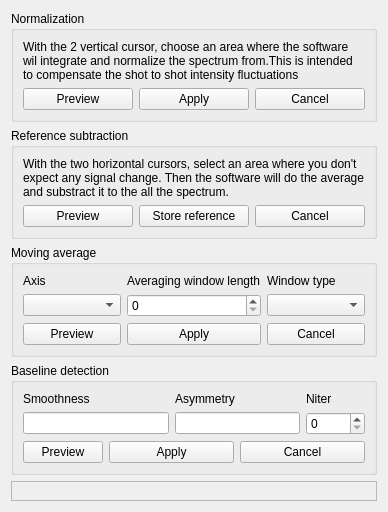
           <widget class="QWidget" name="Datas">
            <attribute name="title">
             <string>Datas</string>
            </attribute>
            <layout class="QVBoxLayout" name="verticalLayout_10">
             <item>
              <widget class="QGroupBox" name="groupBox_2">
               <property name="sizePolicy">
                <sizepolicy hsizetype="Minimum" vsizetype="Preferred">
                 <horstretch>0</horstretch>
                 <verstretch>0</verstretch>
                </sizepolicy>
               </property>
               <property name="title">
                <string>Normalization</string>
               </property>
               <layout class="QVBoxLayout" name="verticalLayout_5">
                <item>
                 <widget class="QLabel" name="label_20">
                  <property name="text">
                   <string>With the 2 vertical cursor, choose an area where the software 
wil integrate and normalize the spectrum from.This is intended 
to compensate the shot to shot intensity fluctuations</string>
                  </property>
                 </widget>
                </item>
                <item>
                 <layout class="QHBoxLayout" name="horizontalLayout_3">
                  <item>
                   <widget class="QPushButton" name="normalizationPre">
                    <property name="sizePolicy">
                     <sizepolicy hsizetype="Preferred" vsizetype="Fixed">
                      <horstretch>0</horstretch>
                      <verstretch>0</verstretch>
                     </sizepolicy>
                    </property>
                    <property name="text">
                     <string>Preview</string>
                    </property>
                   </widget>
                  </item>
                  <item>
                   <widget class="QPushButton" name="normalizationApp">
                    <property name="sizePolicy">
                     <sizepolicy hsizetype="Preferred" vsizetype="Fixed">
                      <horstretch>0</horstretch>
                      <verstretch>0</verstretch>
                     </sizepolicy>
                    </property>
                    <property name="text">
                     <string>Apply</string>
                    </property>
                   </widget>
                  </item>
                  <item>
                   <widget class="QPushButton" name="normalizationCan">
                    <property name="sizePolicy">
                     <sizepolicy hsizetype="Preferred" vsizetype="Fixed">
                      <horstretch>0</horstretch>
                      <verstretch>0</verstretch>
                     </sizepolicy>
                    </property>
                    <property name="text">
                     <string>Cancel</string>
                    </property>
                   </widget>
                  </item>
                 </layout>
                </item>
               </layout>
              </widget>
             </item>
             <item>
              <widget class="QGroupBox" name="groupBox_3">
               <property name="sizePolicy">
                <sizepolicy hsizetype="Minimum" vsizetype="Preferred">
                 <horstretch>0</horstretch>
                 <verstretch>0</verstretch>
                </sizepolicy>
               </property>
               <property name="title">
                <string>Reference subtraction</string>
               </property>
               <layout class="QVBoxLayout" name="verticalLayout_7">
                <item>
                 <widget class="QLabel" name="label_24">
                  <property name="text">
                   <string>With the two horizontal cursors, select an area where you don't 
expect any signal change. Then the software will do the average 
and substract it to the all the spectrum.</string>
                  </property>
                 </widget>
                </item>
                <item>
                 <layout class="QGridLayout" name="gridLayout_7">
                  <item row="0" column="0">
                   <widget class="QPushButton" name="referencePre">
                    <property name="sizePolicy">
                     <sizepolicy hsizetype="Preferred" vsizetype="Fixed">
                      <horstretch>0</horstretch>
                      <verstretch>0</verstretch>
                     </sizepolicy>
                    </property>
                    <property name="text">
                     <string>Preview</string>
                    </property>
                   </widget>
                  </item>
                  <item row="0" column="1">
                   <widget class="QPushButton" name="referenceApp">
                    <property name="sizePolicy">
                     <sizepolicy hsizetype="Preferred" vsizetype="Fixed">
                      <horstretch>0</horstretch>
                      <verstretch>0</verstretch>
                     </sizepolicy>
                    </property>
                    <property name="text">
                     <string>Store reference</string>
                    </property>
                   </widget>
                  </item>
                  <item row="0" column="2">
                   <widget class="QPushButton" name="referenceCan">
                    <property name="sizePolicy">
                     <sizepolicy hsizetype="Preferred" vsizetype="Fixed">
                      <horstretch>0</horstretch>
                      <verstretch>0</verstretch>
                     </sizepolicy>
                    </property>
                    <property name="text">
                     <string>Cancel</string>
                    </property>
                   </widget>
                  </item>
                 </layout>
                </item>
               </layout>
              </widget>
             </item>
             <item>
              <widget class="QGroupBox" name="groupBox_4">
               <property name="sizePolicy">
                <sizepolicy hsizetype="Minimum" vsizetype="Preferred">
                 <horstretch>0</horstretch>
                 <verstretch>0</verstretch>
                </sizepolicy>
               </property>
               <property name="title">
                <string>Moving average</string>
               </property>
               <layout class="QVBoxLayout" name="verticalLayout_4">
                <item>
                 <layout class="QGridLayout" name="gridLayout_3">
                  <item row="0" column="0">
                   <widget class="QLabel" name="label_23">
                    <property name="sizePolicy">
                     <sizepolicy hsizetype="Preferred" vsizetype="Preferred">
                      <horstretch>0</horstretch>
                      <verstretch>0</verstretch>
                     </sizepolicy>
                    </property>
                    <property name="text">
                     <string>Axis</string>
                    </property>
                   </widget>
                  </item>
                  <item row="0" column="1">
                   <widget class="QLabel" name="label_22">
                    <property name="sizePolicy">
                     <sizepolicy hsizetype="Preferred" vsizetype="Preferred">
                      <horstretch>0</horstretch>
                      <verstretch>0</verstretch>
                     </sizepolicy>
                    </property>
                    <property name="text">
                     <string>Averaging window length</string>
                    </property>
                   </widget>
                  </item>
                  <item row="0" column="2">
                   <widget class="QLabel" name="label_21">
                    <property name="sizePolicy">
                     <sizepolicy hsizetype="Preferred" vsizetype="Preferred">
                      <horstretch>0</horstretch>
                      <verstretch>0</verstretch>
                     </sizepolicy>
                    </property>
                    <property name="text">
                     <string>Window type</string>
                    </property>
                   </widget>
                  </item>
                  <item row="1" column="0">
                   <widget class="QComboBox" name="axisBox">
                    <property name="enabled">
                     <bool>true</bool>
                    </property>
                    <property name="sizePolicy">
                     <sizepolicy hsizetype="Preferred" vsizetype="Fixed">
                      <horstretch>0</horstretch>
                      <verstretch>0</verstretch>
                     </sizepolicy>
                    </property>
                   </widget>
                  </item>
                  <item row="1" column="1">
                   <widget class="QSpinBox" name="windowLenEdit">
                    <property name="maximum">
                     <number>1000</number>
                    </property>
                   </widget>
                  </item>
                  <item row="1" column="2">
                   <widget class="QComboBox" name="windowBox"/>
                  </item>
                  <item row="2" column="1">
                   <widget class="QPushButton" name="movingApp">
                    <property name="sizePolicy">
                     <sizepolicy hsizetype="Preferred" vsizetype="Fixed">
                      <horstretch>0</horstretch>
                      <verstretch>0</verstretch>
                     </sizepolicy>
                    </property>
                    <property name="text">
                     <string>Apply</string>
                    </property>
                   </widget>
                  </item>
                  <item row="2" column="0">
                   <widget class="QPushButton" name="movingPre">
                    <property name="sizePolicy">
                     <sizepolicy hsizetype="Preferred" vsizetype="Fixed">
                      <horstretch>0</horstretch>
                      <verstretch>0</verstretch>
                     </sizepolicy>
                    </property>
                    <property name="text">
                     <string>Preview</string>
                    </property>
                   </widget>
                  </item>
                  <item row="2" column="2">
                   <widget class="QPushButton" name="movingCan">
                    <property name="sizePolicy">
                     <sizepolicy hsizetype="Preferred" vsizetype="Fixed">
                      <horstretch>0</horstretch>
                      <verstretch>0</verstretch>
                     </sizepolicy>
                    </property>
                    <property name="text">
                     <string>Cancel</string>
                    </property>
                   </widget>
                  </item>
                 </layout>
                </item>
               </layout>
              </widget>
             </item>
             <item>
              <widget class="QGroupBox" name="groupBox_6">
               <property name="title">
                <string>Baseline detection</string>
               </property>
               <layout class="QVBoxLayout" name="verticalLayout_8">
                <item>
                 <layout class="QGridLayout" name="gridLayout_8">
                  <item row="0" column="4">
                   <widget class="QLabel" name="label_19">
                    <property name="text">
                     <string>Niter</string>
                    </property>
                   </widget>
                  </item>
                  <item row="1" column="0" colspan="2">
                   <widget class="QLineEdit" name="smoothness"/>
                  </item>
                  <item row="1" column="2" colspan="2">
                   <widget class="QLineEdit" name="asymmetry"/>
                  </item>
                  <item row="1" column="4">
                   <widget class="QSpinBox" name="Niter"/>
                  </item>
                  <item row="2" column="0">
                   <widget class="QPushButton" name="basePre">
                    <property name="sizePolicy">
                     <sizepolicy hsizetype="Preferred" vsizetype="Fixed">
                      <horstretch>0</horstretch>
                      <verstretch>0</verstretch>
                     </sizepolicy>
                    </property>
                    <property name="text">
                     <string>Preview</string>
                    </property>
                   </widget>
                  </item>
                  <item row="2" column="1" colspan="2">
                   <widget class="QPushButton" name="baseApp">
                    <property name="sizePolicy">
                     <sizepolicy hsizetype="Preferred" vsizetype="Fixed">
                      <horstretch>0</horstretch>
                      <verstretch>0</verstretch>
                     </sizepolicy>
                    </property>
                    <property name="text">
                     <string>Apply</string>
                    </property>
                   </widget>
                  </item>
                  <item row="2" column="3" colspan="2">
                   <widget class="QPushButton" name="baseCan">
                    <property name="sizePolicy">
                     <sizepolicy hsizetype="Preferred" vsizetype="Fixed">
                      <horstretch>0</horstretch>
                      <verstretch>0</verstretch>
                     </sizepolicy>
                    </property>
                    <property name="text">
                     <string>Cancel</string>
                    </property>
                   </widget>
                  </item>
                  <item row="0" column="0" colspan="2">
                   <widget class="QLabel" name="label_17">
                    <property name="text">
                     <string>Smoothness</string>
                    </property>
                   </widget>
                  </item>
                  <item row="0" column="2" colspan="2">
                   <widget class="QLabel" name="label_18">
                    <property name="text">
                     <string>Asymmetry</string>
                    </property>
                   </widget>
                  </item>
                 </layout>
                </item>
               </layout>
              </widget>
             </item>
             <item>
              <widget class="QFrame" name="frame_2">
               <property name="sizePolicy">
                <sizepolicy hsizetype="Expanding" vsizetype="Expanding">
                 <horstretch>0</horstretch>
                 <verstretch>0</verstretch>
                </sizepolicy>
               </property>
               <property name="frameShape">
                <enum>QFrame::StyledPanel</enum>
               </property>
               <property name="frameShadow">
                <enum>QFrame::Raised</enum>
               </property>
               <layout class="QVBoxLayout" name="backBaseline"/>
              </widget>
             </item>
            </layout>
           </widget>
